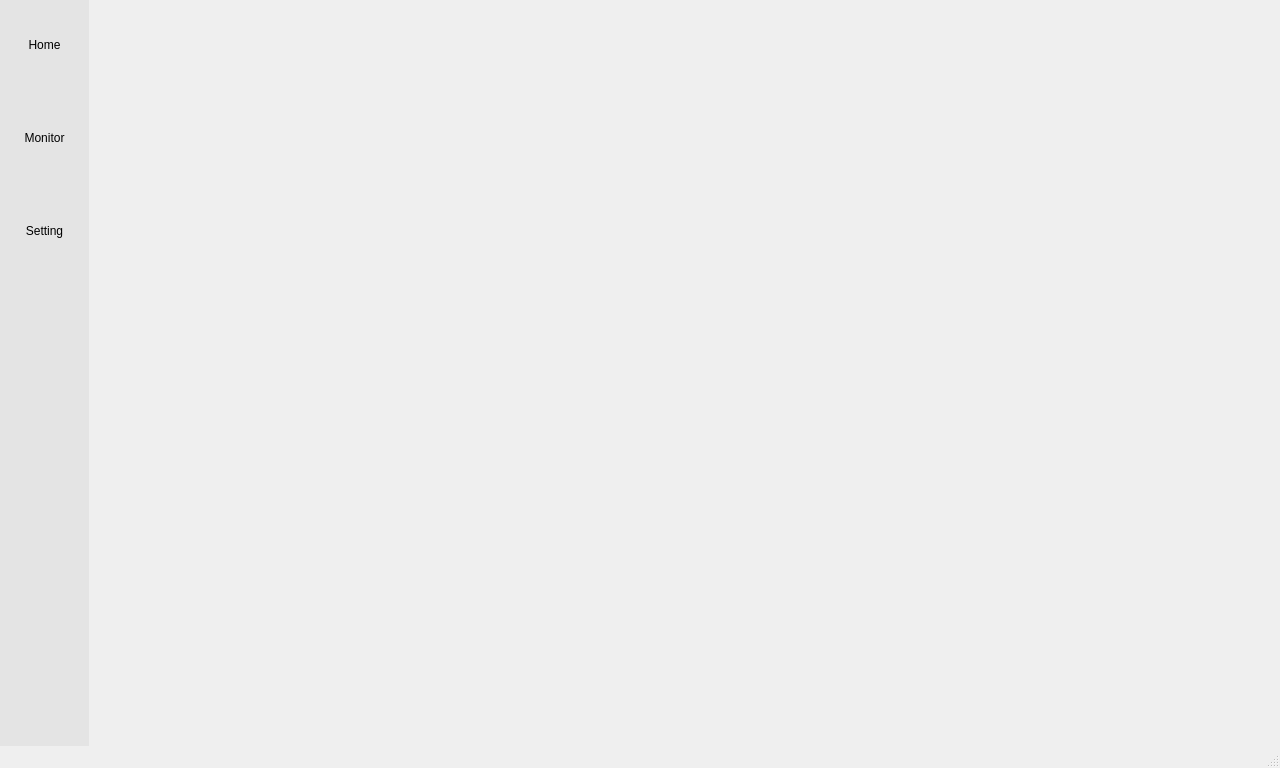
<?xml version="1.0" encoding="UTF-8"?>
<ui version="4.0">
 <class>MainWindow</class>
 <widget class="QMainWindow" name="MainWindow">
  <property name="geometry">
   <rect>
    <x>0</x>
    <y>0</y>
    <width>1280</width>
    <height>768</height>
   </rect>
  </property>
  <property name="windowTitle">
   <string>ECGDisplaySystem</string>
  </property>
  <property name="unifiedTitleAndToolBarOnMac">
   <bool>false</bool>
  </property>
  <widget class="QWidget" name="centralwidget">
   <layout class="QGridLayout" name="gridLayout">
    <property name="leftMargin">
     <number>0</number>
    </property>
    <property name="topMargin">
     <number>0</number>
    </property>
    <property name="rightMargin">
     <number>0</number>
    </property>
    <property name="bottomMargin">
     <number>0</number>
    </property>
    <property name="spacing">
     <number>0</number>
    </property>
    <item row="0" column="0">
     <widget class="QWidget" name="sidebar" native="true">
      <property name="styleSheet">
       <string notr="true">QWidget{
	background-color: rgb(228, 228, 228);  /* 设置背景色为灰色 */
}</string>
      </property>
      <layout class="QGridLayout" name="gridLayout_2">
       <property name="leftMargin">
        <number>0</number>
       </property>
       <property name="topMargin">
        <number>0</number>
       </property>
       <property name="rightMargin">
        <number>0</number>
       </property>
       <property name="bottomMargin">
        <number>0</number>
       </property>
       <property name="spacing">
        <number>0</number>
       </property>
       <item row="0" column="0">
        <widget class="QToolButton" name="btnHome">
         <property name="styleSheet">
          <string notr="true">QToolButton{   
	border-top: 3px outset transparent;
	border-bottom: 7px outset transparent;
	border-right: 3px outset transparent;
	border-left: 3px outset transparent;
    min-width: 80px;
    min-height: 80px;
	background-color: rgb(228, 228, 228);
}
QToolButton:hover{
	background-color: rgb(205, 205, 205);
}
QToolButton:pressed,QToolButton:checked{
	border-left: 3px outset rgb(93, 95, 97);
	background-color: rgb(246, 246, 246);	
}
QPushButton:default {
    border-color: navy;
}</string>
         </property>
         <property name="text">
          <string>Home</string>
         </property>
         <property name="icon">
          <iconset resource="../res.qrc">
           <normaloff>:/icons/home.png</normaloff>:/icons/home.png</iconset>
         </property>
         <property name="iconSize">
          <size>
           <width>48</width>
           <height>48</height>
          </size>
         </property>
         <property name="checkable">
          <bool>true</bool>
         </property>
         <property name="autoExclusive">
          <bool>true</bool>
         </property>
         <property name="toolButtonStyle">
          <enum>Qt::ToolButtonTextUnderIcon</enum>
         </property>
        </widget>
       </item>
       <item row="3" column="0">
        <spacer name="verticalSpacer">
         <property name="orientation">
          <enum>Qt::Vertical</enum>
         </property>
         <property name="sizeHint" stdset="0">
          <size>
           <width>20</width>
           <height>40</height>
          </size>
         </property>
        </spacer>
       </item>
       <item row="1" column="0">
        <widget class="QToolButton" name="btnMonitor">
         <property name="styleSheet">
          <string notr="true">QToolButton{   
	border-top: 3px outset transparent;
	border-bottom: 7px outset transparent;
	border-right: 3px outset transparent;
	border-left: 3px outset transparent;
    min-width: 80px;
    min-height: 80px;
	background-color: rgb(228, 228, 228);
}
QToolButton:hover{
	background-color: rgb(205, 205, 205);
}
QToolButton:pressed,QToolButton:checked{
	border-left: 3px outset rgb(93, 95, 97);
	background-color: rgb(246, 246, 246);	
}
QPushButton:default {
    border-color: navy;
}</string>
         </property>
         <property name="text">
          <string>Monitor</string>
         </property>
         <property name="icon">
          <iconset resource="../res.qrc">
           <normaloff>:/icons/dashboard.png</normaloff>:/icons/dashboard.png</iconset>
         </property>
         <property name="iconSize">
          <size>
           <width>48</width>
           <height>48</height>
          </size>
         </property>
         <property name="checkable">
          <bool>true</bool>
         </property>
         <property name="autoExclusive">
          <bool>true</bool>
         </property>
         <property name="toolButtonStyle">
          <enum>Qt::ToolButtonTextUnderIcon</enum>
         </property>
        </widget>
       </item>
       <item row="2" column="0">
        <widget class="QToolButton" name="btnSetting">
         <property name="styleSheet">
          <string notr="true">QToolButton{   
	border-top: 3px outset transparent;
	border-bottom: 7px outset transparent;
	border-right: 3px outset transparent;
	border-left: 3px outset transparent;
    min-width: 80px;
    min-height: 80px;
	background-color: rgb(228, 228, 228);
}
QToolButton:hover{
	background-color: rgb(205, 205, 205);
}
QToolButton:pressed,QToolButton:checked{
	border-left: 3px outset rgb(93, 95, 97);
	background-color: rgb(246, 246, 246);	
}
QPushButton:default {
    border-color: navy;
}</string>
         </property>
         <property name="text">
          <string>Setting</string>
         </property>
         <property name="icon">
          <iconset resource="../res.qrc">
           <normaloff>:/icons/setting.png</normaloff>:/icons/setting.png</iconset>
         </property>
         <property name="iconSize">
          <size>
           <width>48</width>
           <height>48</height>
          </size>
         </property>
         <property name="checkable">
          <bool>true</bool>
         </property>
         <property name="autoExclusive">
          <bool>true</bool>
         </property>
         <property name="toolButtonStyle">
          <enum>Qt::ToolButtonTextUnderIcon</enum>
         </property>
        </widget>
       </item>
      </layout>
     </widget>
    </item>
    <item row="0" column="1">
     <widget class="QStackedWidget" name="stackedWidget"/>
    </item>
   </layout>
  </widget>
  <widget class="QStatusBar" name="statusBar">
   <property name="styleSheet">
    <string notr="true">QStatusBar{
color: blue;
}</string>
   </property>
  </widget>
 </widget>
 <resources>
  <include location="../res.qrc"/>
 </resources>
 <connections/>
</ui>
